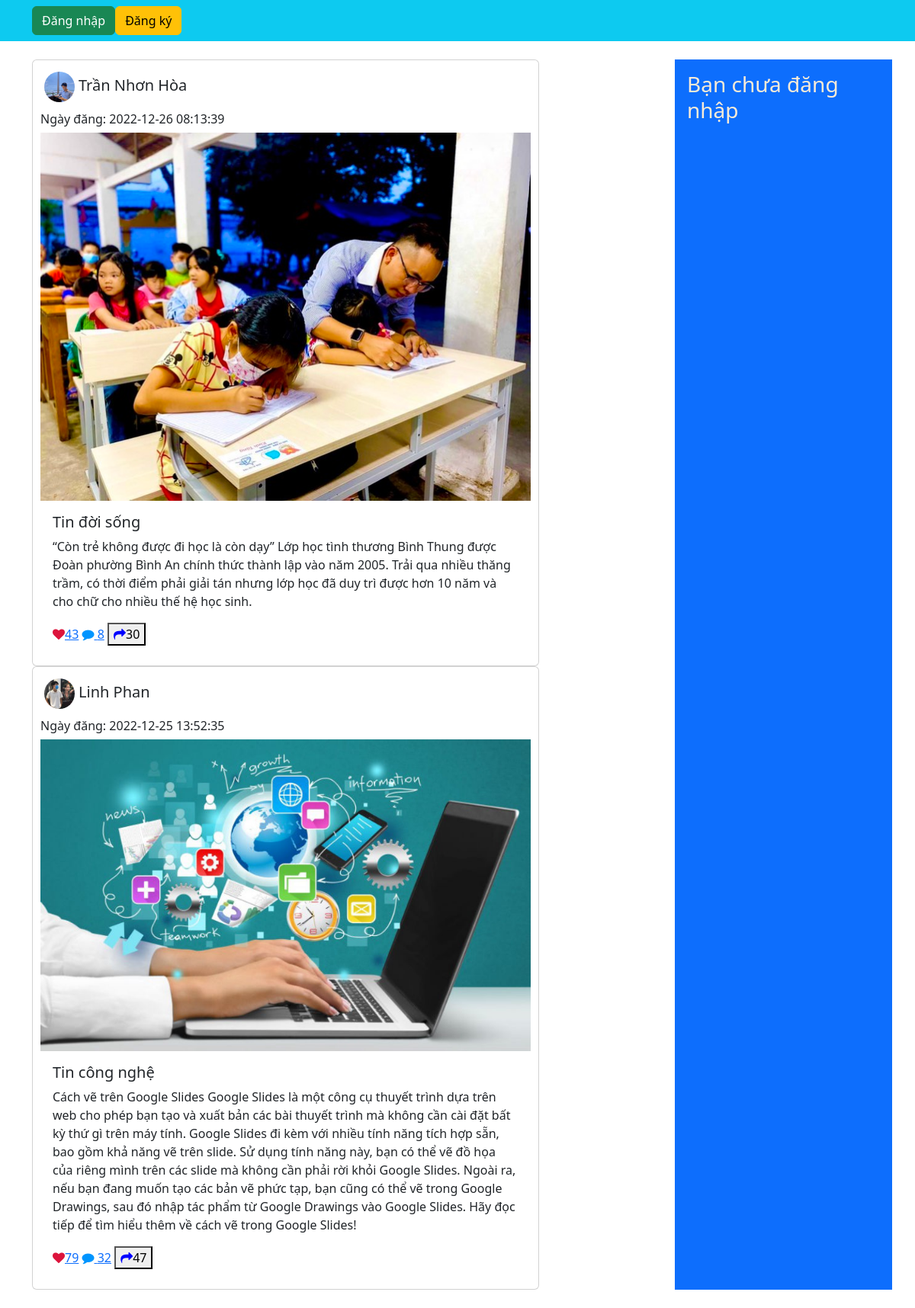
The page / on the database its author committed.
### tables this page shows
CREATE TABLE `baiviet` (
  `id` int(11) NOT NULL,
  `tieude` varchar(255) NOT NULL,
  `ngaydang` datetime NOT NULL,
  `noidung` text NOT NULL,
  `hinhanh` text NOT NULL,
  `email` varchar(255) NOT NULL,
  `ten` varchar(255) NOT NULL,
  `luotlike` int(11) NOT NULL,
  `luotbinhluan` int(11) NOT NULL,
  `luotchiase` int(11) NOT NULL,
  `anhdaidien` text NOT NULL
);

### model/baiviet.php (called while the page is built, shortened)
<?php
class BAIVIET{
    public function laybaiviet(){
        $dbcon = DATABASE::connect();
        try{
            $sql = "SELECT * FROM baiviet";
            $cmd = $dbcon->prepare($sql);
            $cmd->execute();
            $result = $cmd->fetchAll();
            rsort($result);
            return $result;
        }
        catch(PDOException $e){
            $error_message = $e->getMessage();
            echo "<p>Lỗi truy vấn: $error_message</p>";
            exit();
        }
    }
}
?>

### main.php (the view, shortened to what this page needs)
<!DOCTYPE html>
<html lang="en">
<head>
	<link href="https://cdn.jsdelivr.net/npm/bootstrap@5.2.3/dist/css/bootstrap.min.css" rel="stylesheet">
	<link rel="stylesheet" href="public/css/style.css">
	<link rel="stylesheet" href="https://cdnjs.cloudflare.com/ajax/libs/font-awesome/4.7.0/css/font-awesome.min.css">
</head>
<body>
    <header>
        <nav class="navbar navbar-expand-sm bg-info navbar-light">
		  <div class="container">
			<ul class="navbar-nav">
			 <li class="nav-item">
				<a class=" btn btn-success" href="nguoidung">Đăng nhập</a>
			  </li>
			  <li class="nav-item">
				<a class="btn btn-warning" href="#">Đăng ký</a>
			  </li>
			</ul>
		  </div>
		</nav>
    </header>
    <div class="container">
	<br>
		<div class="row">
			<div class="col-md-9">
				<?php
    foreach($baiviet as $bv):
    ?>
	<div class="card" style="width: 80%;">
  <h5><img src="images/<?php echo $bv["anhdaidien"]; ?>" class="card-img-top" alt="..."><?php echo $bv["ten"]; ?>
    <h6 class="card-text">Ngày đăng: <?php echo $bv["ngaydang"]; ?></h6>
</h5>
<img class="img-fluid" src="images/<?php echo $bv["hinhanh"]; ?>" alt="">
  <div class="card-body">
    <h5 class="card-title">Tin <?php echo $bv["tieude"]; ?></h5>
    <p class="card-text"><?php echo $bv["noidung"]; ?></p>
    <a href="?action=likebaiviet&id=<?php echo $bv["id"];?>"><i class="fa fa-heart"></i><?php echo $bv["luotlike"]; ?></a>
	<a href="?action=binhluanbaiviet&id=<?php echo $bv["id"];?>"><i class="fa fa-comment"></i> <?php echo $bv["luotbinhluan"]; ?></a>
	<button id="show"><i class="fa fa-share"></i><?php echo $bv["luotchiase"]; ?></button>
  </div>
</div>
    <?php endforeach; ?>
			</div>
			<div class="col-md-3 bg-primary p-3">
				<h3 class="banchuadangnhap" >Bạn chưa đăng nhập</h3>
			</div>
		</div>
		<br>
    </div>
</body>
</html>

### index.php (shortened to what this page needs)
<?php
require("model/baiviet.php");
$bv = new BAIVIET();
$baiviet = $bv->laybaiviet();
if(isset($_REQUEST["action"])){
    $action = $_REQUEST["action"];
}
else{
    $action="macdinh";
}
switch($action){
    case "macdinh":
        include("main.php");
        break;
}
?>

### public/css/style.css (style rules this page uses)
.card-img-top { border-radius: 50%; width: 50px; padding: 5px; }
.fa-heart { color: crimson; }
.fa-comment { color: rgb(0, 149, 255); }
.fa-share { color: blue; }
.card { padding: 10px; }
.banchuadangnhap { color: antiquewhite; }

### rows shown on the page
baiviet: anhdaidien (picture), ten "Trần Nhơn Hòa", ngaydang "2022-12-26 08:13:39", hinhanh (picture), tieude "đời sống", noidung "“Còn trẻ không được đi học là còn dạy” Lớp học tình thương Bình Thung được Đoàn phường Bình An chính thức thành lập vào năm 2005. Trải qua nhiều thăng trầm, có thời điểm phải giải tán nhưng lớp học đã duy trì được hơn 10 năm và cho chữ cho nhiều thế hệ học sinh.", luotlike "43", luotbinhluan "8", luotchiase "30"
baiviet: anhdaidien (picture), ten "Linh Phan", ngaydang "2022-12-25 13:52:35", hinhanh (picture), tieude "công nghệ", noidung "Cách vẽ trên Google Slides Google Slides là một công cụ thuyết trình dựa trên web cho phép bạn tạo và xuất bản các bài thuyết trình mà không cần cài đặt bất kỳ thứ gì trên máy tính. Google Slides đi kèm với nhiều tính năng tích hợp sẵn, bao gồm khả năng vẽ trên slide. Sử dụng tính năng này, bạn có thể vẽ đồ họa của riêng mình trên các slide mà không cần phải rời khỏi Google Slides. Ngoài ra, nếu bạn đang muốn tạo các bản vẽ phức tạp, bạn cũng có thể vẽ trong Google Drawings, sau đó nhập tác phẩm từ Google Drawings vào Google Slides. Hãy đọc tiếp để tìm hiểu thêm về cách vẽ trong Google Slides!", luotlike "79", luotbinhluan "32", luotchiase "47"
